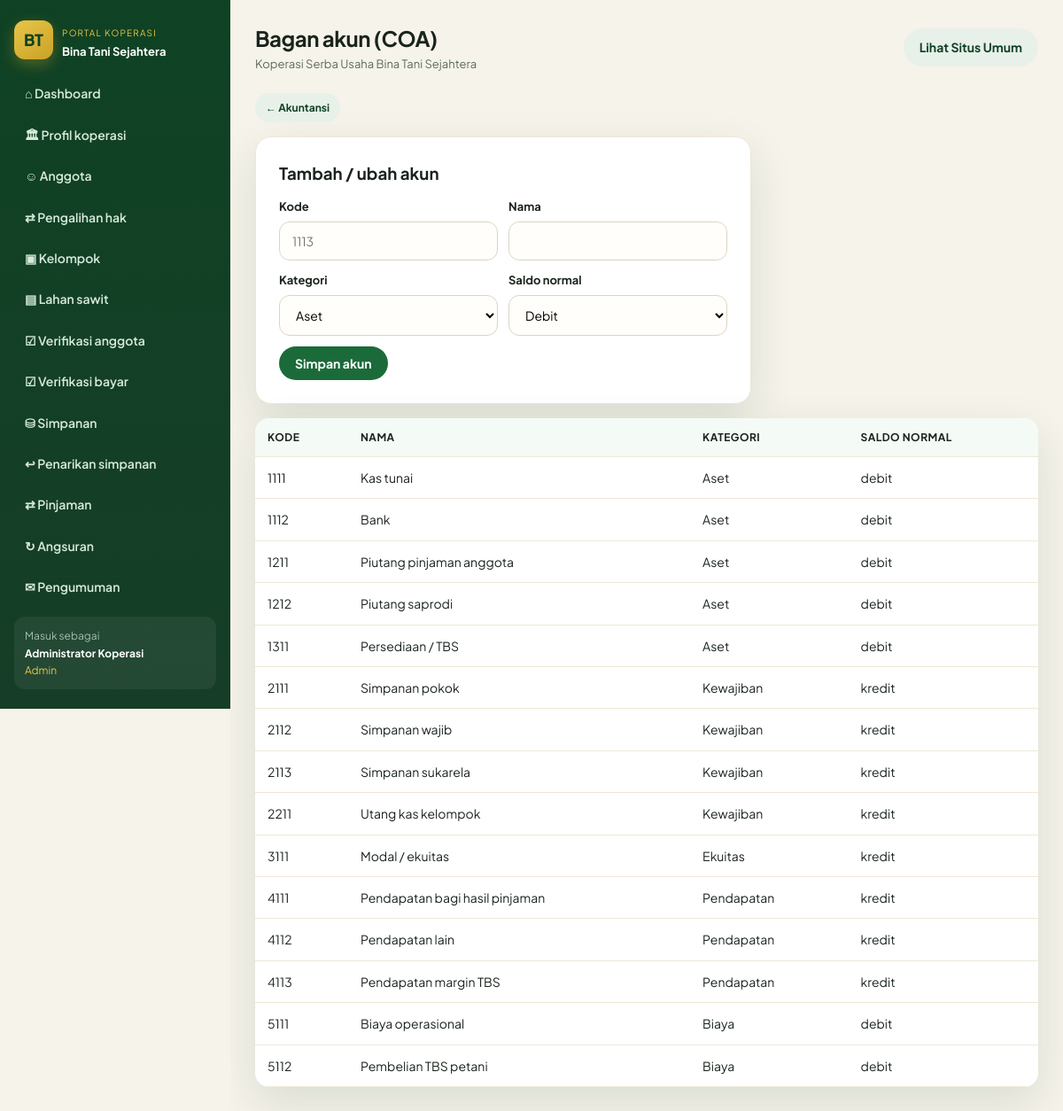
The app's page /akuntansi_coa.php (signed in) with its own data.
### tables this page shows
CREATE TABLE IF NOT EXISTS pengaturan (
  id INT PRIMARY KEY DEFAULT 1,
  nama_koperasi VARCHAR(150) DEFAULT 'Koperasi Serba Usaha Bina Tani Sejahtera',
  alamat TEXT,
  telepon VARCHAR(30),
  email VARCHAR(80),
  tahun_berdiri YEAR,
  tanggal_berdiri DATE NULL,
  ketua VARCHAR(100),
  visi TEXT,
  misi TEXT,
  bagi_hasil_persen DECIMAL(5,2) NOT NULL DEFAULT 1.00,
  simpanan_pokok DECIMAL(15,2) NOT NULL DEFAULT 500000,
  simpanan_wajib DECIMAL(15,2) NOT NULL DEFAULT 50000
);

CREATE TABLE IF NOT EXISTS coa_akun (
  kode VARCHAR(10) PRIMARY KEY,
  nama VARCHAR(120) NOT NULL,
  kategori VARCHAR(30) NOT NULL,
  saldo_normal ENUM('debit','kredit') NOT NULL DEFAULT 'debit'
);

### config.php (called while the page is built, shortened)
<?php
function db(): PDO {
    static $pdo = null;
    if ($pdo !== null) {
        return $pdo;
    }
    $attempts = [
        [DB_USER, DB_PASS],
        ['root', ''],
        ['root', 'root'],
        ['koperasi', 'koperasi123'],
    ];
    $last = null;
    foreach ($attempts as [$user, $pass]) {
        try {
            $pdo = new PDO(
                'mysql:host=' . DB_HOST . ';dbname=' . DB_NAME . ';charset=utf8mb4',
                $user,
                $pass,
                [
                    PDO::ATTR_ERRMODE => PDO::ERRMODE_EXCEPTION,
                    PDO::ATTR_DEFAULT_FETCH_MODE => PDO::FETCH_ASSOC,
                ]
            );
            return $pdo;
        } catch (Throwable $e) {
            $last = $e;
        }
    }
    throw $last ?? new RuntimeException('Gagal konek database');
}
function setting(): array {
    static $s = null;
    if ($s === null) {
        $s = db()->query('SELECT * FROM pengaturan WHERE id = 1')->fetch() ?: [];
    }
    return $s;
}
function e($s): string {
    return htmlspecialchars((string)$s, ENT_QUOTES, 'UTF-8');
}
function auth(): ?array {
    if (!empty($_SESSION['user'])) {
        return $_SESSION['user'];
    }
    return null;
}

### akuntansi_coa.php (the view, shortened to what this page needs)
<?php
require __DIR__ . '/config.php';
$title = 'Bagan akun (COA)';
$pdo = db();
$rows = $pdo->query('SELECT * FROM coa_akun ORDER BY kode')->fetchAll();
include __DIR__ . '/includes/app_header.php';
?>
<p><a class="btn btn-ghost btn-sm" href="akuntansi.php">← Akuntansi</a></p>
<form method="post" class="card" style="max-width:560px;margin:16px 0;">
  <h3>Tambah / ubah akun</h3>
  <div class="grid-2">
    <div><label>Kode</label><input name="kode" required placeholder="1113"></div>
    <div><label>Nama</label><input name="nama" required></div>
  </div>
  <div class="grid-2">
    <div>
      <label>Kategori</label>
      <select name="kategori">
        <?php foreach (['Aset','Kewajiban','Ekuitas','Pendapatan','Biaya'] as $k): ?>
          <option><?= $k ?></option>
        <?php endforeach; ?>
      </select>
    </div>
    <div>
      <label>Saldo normal</label>
      <select name="saldo_normal"><option value="debit">Debit</option><option value="kredit">Kredit</option></select>
    </div>
  </div>
  <button class="btn btn-green" style="margin-top:12px;">Simpan akun</button>
</form>
<div class="table-wrap">
  <table>
    <thead><tr><th>Kode</th><th>Nama</th><th>Kategori</th><th>Saldo normal</th></tr></thead>
    <tbody>
    <?php foreach ($rows as $r): ?>
      <tr>
        <td><?= e($r['kode']) ?></td>
        <td><?= e($r['nama']) ?></td>
        <td><?= e($r['kategori']) ?></td>
        <td><?= e($r['saldo_normal']) ?></td>
      </tr>
    <?php endforeach; ?>
    </tbody>
  </table>
</div>
<?php include __DIR__ . '/includes/app_footer.php'; ?>

### includes/app_header.php (shortened to what this page needs)
<?php
$s = setting();
$u = auth();
function nav_active($file) {
    return basename($_SERVER['PHP_SELF']) === $file ? 'active' : '';
}
?>
<!DOCTYPE html>
<html lang="id">
<head>
  <link rel="stylesheet" href="assets/style.css?v=24">
</head>
<body>
<div class="app">
  <aside class="sidebar" id="appSide">
    <div class="side-brand">
      <div class="logo">BT</div>
      <div>
        <small style="color:#e8c547;font-size:10px;letter-spacing:.12em;text-transform:uppercase;">Portal Koperasi</small>
        <strong style="display:block;font-size:13px;color:#fff;">Bina Tani Sejahtera</strong>
      </div>
    </div>
    <nav class="side-nav">
      <a class="<?= nav_active('dashboard.php') ?>" href="dashboard.php">⌂ Dashboard</a>
      <a class="<?= nav_active('profil_koperasi.php') ?>" href="profil_koperasi.php">🏛 Profil koperasi</a>
      <?php if (in_array($u['role'], ['admin','pengurus'])): ?>
        <a class="<?= nav_active('anggota.php') ?>" href="anggota.php">☺ Anggota</a>
        <a class="<?= nav_active('pengalihan.php') ?>" href="pengalihan.php">⇄ Pengalihan hak</a>
        <a class="<?= nav_active('kelompok.php') ?>" href="kelompok.php">▣ Kelompok</a>
        <a class="<?= nav_active('tbs_lahan.php') ?>" href="tbs_lahan.php">▤ Lahan sawit</a>
        <a class="<?= nav_active('verifikasi.php') ?>" href="verifikasi.php">☑ Verifikasi anggota</a>
        <a class="<?= nav_active('verifikasi_bayar.php') ?>" href="verifikasi_bayar.php">☑ Verifikasi bayar</a>
        <a class="<?= nav_active('simpanan.php') ?>" href="simpanan.php">⛁ Simpanan</a>
        <a class="<?= nav_active('penarikan.php') ?>" href="penarikan.php">↩ Penarikan simpanan</a>
        <a class="<?= nav_active('pinjaman.php') ?>" href="pinjaman.php">⇄ Pinjaman</a>
        <a class="<?= nav_active('angsuran.php') ?>" href="angsuran.php">↻ Angsuran</a>
        <a class="<?= nav_active('pengumuman.php') ?>" href="pengumuman.php">✉ Pengumuman</a>
      <?php endif; ?>
    </nav>
    <div style="margin-top:auto;padding:12px;background:rgba(255,255,255,.06);border-radius:12px;font-size:12px;">
      <div style="opacity:.7;">Masuk sebagai</div>
      <strong style="color:#fff;"><?= e($u['nama']) ?></strong>
      <div style="color:#e8c547;text-transform:capitalize;"><?= e($u['role']) ?></div>
    </div>
  </aside>
  <div class="main">
    <div class="topbar">
      <div class="topbar-left">
        <div>
          <h2 style="letter-spacing:-.02em;"><?= e($title ?? 'Dashboard') ?></h2>
          <div style="color:#5c6b60;font-size:13px;"><?= e($s['nama_koperasi']) ?></div>
        </div>
      </div>
      <a class="btn btn-ghost hide-sm" href="index.php" target="_blank">Lihat Situs Umum</a>
    </div>

### assets/style.css (style rules this page uses)
:root { --green: #1b6b3a; --green-d: #0f4224; --green-l: #2d9a56; --leaf: #7cb342; --gold: #c9a227; --gold-l: #e8c547; --cream: #f6f3ea; --sand: #efe8d8; --ink: #1a241c; --muted: #5c6b60; --white: #fff; --card: #fff; --shadow: 0 18px 50px rgba(15, 66, 36, .12); --radius: 18px; --nav-h: 76px; }
* { box-sizing: border-box; margin: 0; padding: 0; }
html { scroll-behavior: smooth; }
body { font-family: "Plus Jakarta Sans", system-ui, sans-serif; color: var(--ink); background: var(--cream); line-height: 1.6; overflow-x: hidden; }
a { color: inherit; text-decoration: none; }
.logo { width: 44px; height: 44px; border-radius: 12px; background: linear-gradient(145deg, var(--gold-l), var(--gold)); display: grid; place-items: center; font-weight: 800; color: var(--green-d); font-size: 18px; box-shadow: 0 6px 16px rgba(201,162,39,.35); }
.btn { display: inline-flex; align-items: center; justify-content: center; gap: 8px; padding: 10px 18px; border-radius: 999px; border: 0; cursor: pointer; font-weight: 700; font-size: 14px; font-family: inherit; }
.btn-green { background: var(--green); color: #fff; }
.btn-ghost { background: #e8f0ea; color: var(--green-d); }
.btn-sm { padding: 7px 12px; font-size: 12px; }
.card { background: var(--card); border-radius: var(--radius); padding: 26px; box-shadow: var(--shadow); border: 1px solid #ece6d6; min-width: 0; overflow: hidden; }
.table-wrap { overflow-x: auto; overflow-y: hidden; background: #fff; border-radius: 16px; box-shadow: var(--shadow); width: 100%; max-width: 100%; -webkit-overflow-scrolling: touch; }
table { width: 100%; border-collapse: collapse; font-size: 14px; }
th, td { padding: 12px 14px; text-align: left; border-bottom: 1px solid #efe8d8; }
th { background: #f4faf5; color: var(--green-d); font-size: 12px; letter-spacing: .04em; text-transform: uppercase; }
label { display: block; font-size: 13px; font-weight: 700; margin: 12px 0 6px; }
input, select, textarea { width: 100%; padding: 12px 14px; border-radius: 12px; border: 1px solid #ddd5c2; font-family: inherit; font-size: 14px; background: #fffefb; }
.app { display: grid; grid-template-columns: 260px 1fr; min-height: 100vh; }
.sidebar { background: linear-gradient(180deg, #0f4224, #163d27); color: #dceee1; padding: 22px 16px; position: sticky; top: 0; height: 100vh; max-height: 100vh; overflow: hidden; display: flex; flex-direction: column; }
.side-brand { display: flex; gap: 10px; align-items: center; margin-bottom: 16px; color: #fff; flex: 0 0 auto; }
.side-nav { flex: 1 1 auto; min-height: 0; overflow-y: auto; overflow-x: hidden; padding-right: 4px; margin-bottom: 10px; }
.side-nav { scrollbar-color: rgba(232,197,71,.45) transparent; }
.side-nav a { display: flex; gap: 10px; align-items: center; padding: 10px 12px; border-radius: 12px; color: #d7eadc; font-size: 14px; font-weight: 600; margin-bottom: 4px; }
.sidebar > div:last-child { flex: 0 0 auto; }
.main { padding: 24px 28px 48px; min-width: 0; overflow-x: hidden; }
.topbar { display: flex; justify-content: space-between; align-items: center; margin-bottom: 22px; }
.grid-2 { display: grid; grid-template-columns: 1fr 1fr; gap: 12px; }
.topbar-left { display: flex; align-items: center; gap: 10px; min-width: 0; }
@media (min-width: 961px) { .sidebar { transform: none !important; position: sticky; } }
th a.th-sort, th.th-click { color: inherit; text-decoration: none; cursor: pointer; user-select: none; }

### records on screen
pengaturan: nama_koperasi "Koperasi Serba Usaha Bina Tani Sejahtera"
coa_akun: kode "1111", nama "Kas tunai", kategori "Aset", saldo_normal "debit"
coa_akun: kode "1112", nama "Bank", kategori "Aset", saldo_normal "debit"
coa_akun: kode "1211", nama "Piutang pinjaman anggota", kategori "Aset", saldo_normal "debit"
coa_akun: kode "1212", nama "Piutang saprodi", kategori "Aset", saldo_normal "debit"
coa_akun: kode "1311", nama "Persediaan / TBS", kategori "Aset", saldo_normal "debit"
coa_akun: kode "2111", nama "Simpanan pokok", kategori "Kewajiban", saldo_normal "kredit"
coa_akun: kode "2112", nama "Simpanan wajib", kategori "Kewajiban", saldo_normal "kredit"
coa_akun: kode "2113", nama "Simpanan sukarela", kategori "Kewajiban", saldo_normal "kredit"
coa_akun: kode "2211", nama "Utang kas kelompok", kategori "Kewajiban", saldo_normal "kredit"
coa_akun: kode "3111", nama "Modal / ekuitas", kategori "Ekuitas", saldo_normal "kredit"
coa_akun: kode "4111", nama "Pendapatan bagi hasil pinjaman", kategori "Pendapatan", saldo_normal "kredit"
coa_akun: kode "4112", nama "Pendapatan lain", kategori "Pendapatan", saldo_normal "kredit"
coa_akun: kode "4113", nama "Pendapatan margin TBS", kategori "Pendapatan", saldo_normal "kredit"
coa_akun: kode "5111", nama "Biaya operasional", kategori "Biaya", saldo_normal "debit"
coa_akun: kode "5112", nama "Pembelian TBS petani", kategori "Biaya", saldo_normal "debit"

### other values on screen
$u['nama'] "Administrator Koperasi"
$u['role'] "Admin"
$title "Bagan akun (COA)"
form field kategori "Aset"
